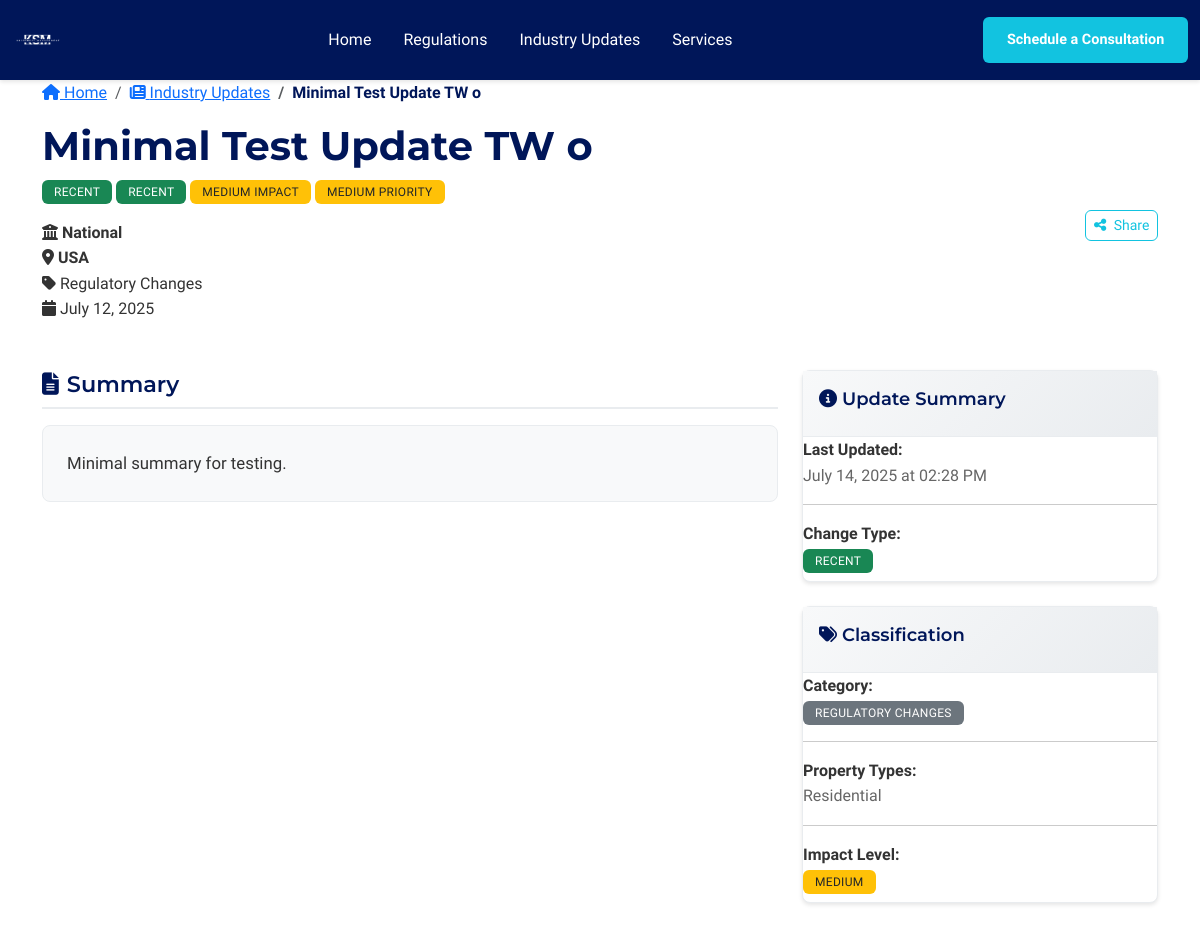
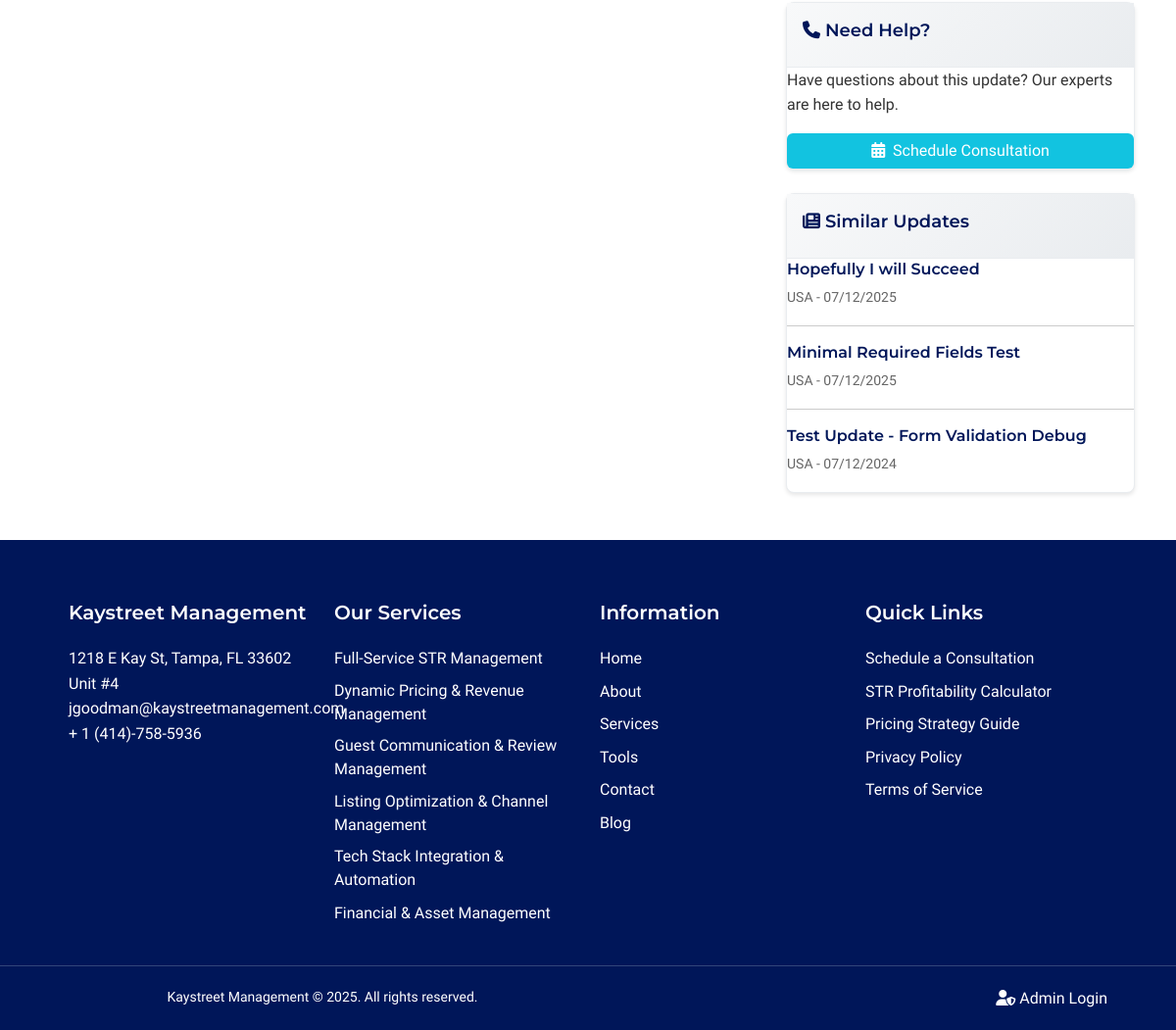
The app's page /updates/7 with its own data (2 pictures, top to bottom).
### models.py (models this page shows, shortened)
class Update(db.Model):
    id = db.Column(db.Integer, primary_key=True)
    title = db.Column(db.String(200), nullable=False, index=True)  # Often searched
    description = db.Column(db.Text, nullable=False)
    jurisdiction_affected = db.Column(db.String(100), nullable=False, index=True)  # Often filtered
    jurisdiction_level = db.Column(db.String(20), nullable=False, default='Local', index=True)  # Often filtered
    update_date = db.Column(db.Date, nullable=False, index=True)  # Often sorted
    status = db.Column(db.String(20), nullable=False, index=True)  # Often filtered - Recent, Upcoming, Proposed
    category = db.Column(db.String(50), nullable=False, default='Regulatory Changes', index=True)  # Often filtered
    impact_level = db.Column(db.String(10), nullable=False, default='Medium', index=True)  # Often filtered
    effective_date = db.Column(db.Date, nullable=True, index=True)  # Often sorted
    deadline_date = db.Column(db.Date, nullable=True, index=True)  # Often sorted
    action_required = db.Column(db.Boolean, default=False)  # Whether action is required
    action_description = db.Column(db.Text, nullable=True)  # Description of required action
    property_types = db.Column(db.String(100), nullable=False, default='Both')  # Residential, Commercial, Both
    related_regulation_ids = db.Column(db.Text, nullable=True)  # Comma-separated IDs of related regulations
    tags = db.Column(db.Text, nullable=True)  # Comma-separated tags for better categorization
    source_url = db.Column(db.String(500), nullable=True)  # Official source URL
    priority = db.Column(db.Integer, default=3, index=True)  # Often sorted - 1=High, 2=Medium, 3=Low
    expected_decision_date = db.Column(db.Date, nullable=True, index=True)  # Often sorted
    potential_impact = db.Column(db.Text, nullable=True)  # Impact assessment for proposed changes
    decision_status = db.Column(db.String(20), nullable=True, index=True)  # Often filtered
    change_type = db.Column(db.String(20), nullable=False, default='Recent', index=True)  # Often filtered
    compliance_deadline = db.Column(db.Date, nullable=True, index=True)  # Often sorted
    affected_operators = db.Column(db.Text, nullable=True)  # Description of which operators are affected
    summary = db.Column(db.Text, nullable=True)  # Brief summary for the Summary section
    full_text = db.Column(db.Text, nullable=True)  # Full detailed text of the update
    compliance_requirements = db.Column(db.Text, nullable=True)  # Specific compliance requirements
    implementation_timeline = db.Column(db.Text, nullable=True)  # Timeline for implementation
    official_sources = db.Column(db.Text, nullable=True)  # Official sources and references
    expert_analysis = db.Column(db.Text, nullable=True)  # Kaystreet Management's interpretation
    kaystreet_commitment = db.Column(db.Text, nullable=True)  # Kaystreet Management's commitment statement
    created_at = db.Column(db.DateTime, default=datetime.utcnow, index=True)
    updated_at = db.Column(db.DateTime, default=datetime.utcnow, onupdate=datetime.utcnow)
    def get_related_regulations(self):
        if not self.related_regulation_ids:
            return []
        try:
            regulation_ids = [int(rid.strip()) for rid in self.related_regulation_ids.split(',') if rid.strip()]
            return Regulation.query.filter(Regulation.id.in_(regulation_ids)).all()
        except (ValueError, AttributeError):
            return []
    def get_tags_list(self):
        if not self.tags:
            return []
        return [tag.strip() for tag in self.tags.split(',') if tag.strip()]

### app/blueprints/main.py (the view)
@main_bp.route('/updates/<int:update_id>')
def update_detail(update_id):
    try:
        update = UpdateService.get_update_by_id(update_id)
        if not update:
            logger.warning(f"Update not found - ID: {update_id}")
            abort(404)
        related_regulations = update.get_related_regulations()
        similar_updates = Update.query.filter(
            db.and_(
                Update.id != update_id,
                Update.jurisdiction_affected == update.jurisdiction_affected,
                Update.category == update.category
            )
        ).order_by(Update.update_date.desc()).limit(3).all()
        user_session = UserInteractionService.get_user_session()
        UserInteractionService.mark_update_read(update_id, user_session)
        user_interactions = UserInteractionService.get_user_interactions([update_id], user_session)
        return render_template('update_detail.html',
                             update=update,
                             related_regulations=related_regulations,
                             similar_updates=similar_updates,
                             user_interactions=user_interactions)
    except Exception as e:
        if hasattr(e, 'code') and e.code in [404, 403, 500]:
            raise
        logger.error(f"Error loading update detail - ID: {update_id} | Error: {str(e)}", exc_info=True)
        public_flash('Error loading update details.', 'error')
        return redirect(url_for('main.updates'))

### templates/update_detail.html (shortened to what this page needs)
{% extends "base.html" %}
{% block content %}
<div class="regulation-header">
    <div class="container">
        <nav aria-label="breadcrumb" class="mb-3">
            <ol class="breadcrumb">
                <li class="breadcrumb-item">
                    <a href="{{ url_for('main.index') }}">
                        <i class="fas fa-home"></i> Home
                    </a>
                </li>
                <li class="breadcrumb-item">
                    <a href="{{ url_for('main.updates') }}">
                        <i class="fas fa-newspaper"></i> Industry Updates
                    </a>
                </li>
                <li class="breadcrumb-item active">{{ update.title }}</li>
            </ol>
        </nav>
        <div class="row align-items-center">
            <div class="col-md-8">
                <h1 class="header-title">{{ update.title }}</h1>
                <div class="header-badges mb-3">
                    <span class="badge badge-level
                        {% if update.status == 'Recent' %}bg-success
                        {% elif update.status == 'Upcoming' %}bg-warning text-dark
                        {% elif update.status == 'Proposed' %}bg-info
                        {% else %}bg-secondary{% endif %}">
                        {{ update.status.upper() }}
                    </span>
                    <span class="badge badge-category
                        {% if update.change_type == 'Recent' %}bg-success
                        {% elif update.change_type == 'Upcoming' %}bg-warning text-dark
                        {% else %}bg-info{% endif %}">
                        {{ update.change_type.upper() }}
                    </span>
                    <span class="badge badge-priority
                        {% if update.impact_level == 'High' %}bg-danger
                        {% elif update.impact_level == 'Medium' %}bg-warning text-dark
                        {% else %}bg-success{% endif %}">
                        {{ update.impact_level.upper() }} IMPACT
                    </span>
                    {% if update.priority == 1 %}
                    <span class="badge bg-danger">HIGH PRIORITY</span>
                    {% elif update.priority == 2 %}
                    <span class="badge bg-warning text-dark">MEDIUM PRIORITY</span>
                    {% else %}
                    <span class="badge bg-success">LOW PRIORITY</span>
                    {% endif %}
                </div>
                <div class="header-details">
                    <div class="detail-item">
                        <i class="fas fa-university"></i>
                        <strong>{{ update.jurisdiction_level }}</strong>
                    </div>
                    <div class="detail-item">
                        <i class="fas fa-map-marker-alt"></i>
                        <strong>{{ update.jurisdiction_affected }}</strong>
                    </div>
                    <div class="detail-item">
                        <i class="fas fa-tag"></i>
                        {{ update.category }}
                    </div>
                    <div class="detail-item">
                        <i class="fas fa-calendar"></i>
                        {{ update.update_date.strftime('%B %d, %Y') }}
                    </div>
                </div>
            </div>
            <div class="col-md-4 text-end">
                <div class="share-buttons mt-2">
                    <button class="btn btn-outline-secondary btn-sm" onclick="shareUpdate()">
                        <i class="fas fa-share-alt me-1"></i> Share
                    </button>
                </div>
            </div>
        </div>
    </div>
</div>
<div class="container my-5">
    <div class="row">
        <div class="col-lg-8">
            <div class="update-section">
                <div class="section-header">
                    <h2 class="section-title">
                        <i class="fas fa-file-alt text-primary me-2"></i>
                        Summary
                    </h2>
                </div>
                <div class="section-content">
                    <div class="content-box rich-content">
                        {{ update.summary|safe }}
                    </div>
                </div>
            </div>
        </div>
        <div class="col-lg-4">
            <div class="sidebar-card mb-4">
                <div class="card-header">
                    <h5><i class="fas fa-info-circle"></i> Update Summary</h5>
                </div>
                <div class="card-body">
                    <div class="sidebar-item">
                        <strong>Last Updated:</strong><br>
                        <span class="text-muted">{{ update.updated_at.strftime('%B %d, %Y at %I:%M %p') if update.updated_at else 'Not available' }}</span>
                    </div>
                    <hr>
                    <div class="sidebar-item">
                        <strong>Change Type:</strong><br>
                        <span class="badge
                            {% if update.change_type == 'Recent' %}bg-success
                            {% elif update.change_type == 'Upcoming' %}bg-warning text-dark
                            {% else %}bg-info{% endif %}">
                            {{ update.change_type }}
                        </span>
                    </div>
                </div>
            </div>
            <div class="sidebar-card mb-4">
                <div class="card-header">
                    <h5><i class="fas fa-tags"></i> Classification</h5>
                </div>
                <div class="card-body">
                    <div class="sidebar-item">
                        <strong>Category:</strong><br>
                        <span class="badge bg-secondary">{{ update.category }}</span>
                    </div>
                    <hr>
                    <div class="sidebar-item">
                        <strong>Property Types:</strong><br>
                        <span class="text-muted">{{ update.property_types }}</span>
                    </div>
                    <hr>
                    <div class="sidebar-item">
                        <strong>Impact Level:</strong><br>
                        <span class="badge
                            {% if update.impact_level == 'High' %}bg-danger
                            {% elif update.impact_level == 'Medium' %}bg-warning text-dark
                            {% else %}bg-success{% endif %}">
                            {{ update.impact_level }}
                        </span>
                    </div>
                </div>
            </div>
            <div class="sidebar-card mb-4">
                <div class="card-header">
                    <h5><i class="fas fa-phone"></i> Need Help?</h5>
                </div>
                <div class="card-body">
                    <p class="mb-3">Have questions about this update? Our experts are here to help.</p>
                    <a href="https://kaystreetmanagement.com/contact" target="_blank" class="btn btn-primary w-100">
                        <i class="fas fa-calendar-alt me-1"></i> Schedule Consultation
                    </a>
                </div>
            </div>
            {% if similar_updates %}
            <div class="sidebar-card">
                <div class="card-header">
                    <h5><i class="fas fa-newspaper"></i> Similar Updates</h5>
                </div>
                <div class="card-body">
                    {% for similar in similar_updates %}
                    <div class="similar-update mb-3">
                        <a href="{{ url_for('main.update_detail', update_id=similar.id) }}" class="text-decoration-none">
                            <h6 class="mb-1">{{ similar.title }}</h6>
                            <small class="text-muted">
                                {{ similar.jurisdiction_affected }} - {{ similar.update_date.strftime('%m/%d/%Y') }}
                            </small>
                        </a>
                    </div>
                    {% if not loop.last %}<hr>{% endif %}
                    {% endfor %}
                </div>
            </div>
            {% endif %}
        </div>
    </div>
</div>
{% endblock %}

### records on screen
Update: title "Minimal Test Update TW o", status "RECENT", change_type "RECENT", impact_level "MEDIUM", jurisdiction_level "National", jurisdiction_affected "USA", category "Regulatory Changes", update_date "July 12, 2025", summary "Minimal summary for testing.", updated_at "July 14, 2025 at 02:28 PM", category "REGULATORY CHANGES", property_types "Residential"
Update: title "Hopefully I will Succeed", jurisdiction_affected "USA", update_date "07/12/2025"
Update: title "Minimal Required Fields Test", jurisdiction_affected "USA", update_date "07/12/2025"
Update: title "Test Update - Form Validation Debug", jurisdiction_affected "USA", update_date "07/12/2024"
